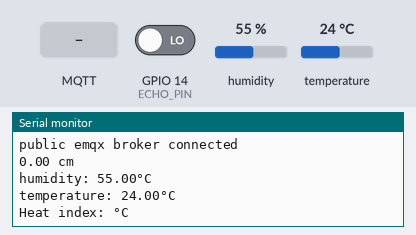
The sketch below on a simulated ESP8266 (NodeMCU). Shown: the last lines printed to the serial monitor. The test bench sets the inputs (shaded band); at power-on: humidity 55 %, GPIO 14 (ECHO_PIN) LOW, temperature 24 °C. WiFi joins after 1.5 s; servers stay silent unless stated; no MQTT or app messages arrive unless stated.

Above: at 2.7 s.
2.8 s: MQTT message "1" arrives on the first subscribed topic
At 4.4 s:
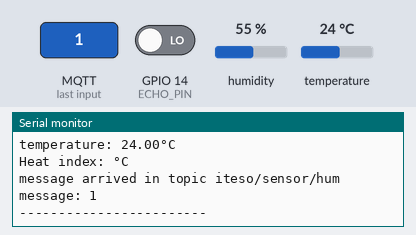
5.0 s: MQTT message "on" arrives on the first subscribed topic
At 6.2 s:
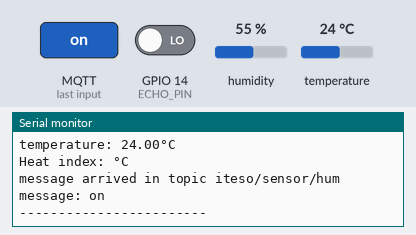
7.1 s: MQTT message "off" arrives on the first subscribed topic
At 8.5 s:
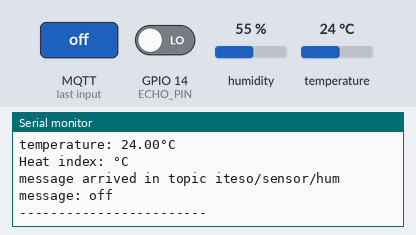
9.1 s: MQTT message "1" arrives on the second subscribed topic
At 10.0 s:
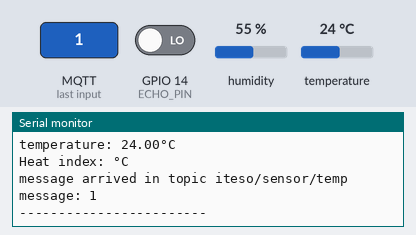
11.1 s: MQTT message "1" arrives on the third subscribed topic
At 12.5 s:
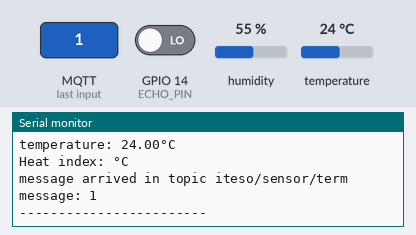
13.1 s: humidity set to 22 %
At 15.4 s:
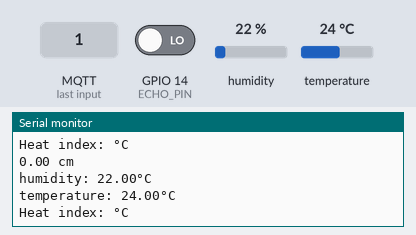

Measured:
- after the input at 2.8 s, the serial monitor: prints a new line after 0.79 s (image 1)
- after the input at 5.0 s, the serial monitor: prints a new line after 0.61 s (image 2)
- after the input at 7.1 s, the serial monitor: prints a new line after 0.54 s (image 3)
- after the input at 9.1 s, the serial monitor: prints a new line after 0.57 s (image 4)
- after the input at 11.1 s, the serial monitor: prints a new line after 0.60 s (image 5)
- after the input at 13.1 s, the serial monitor: prints a new line after 1.6 s (image 6)

The sketch:

relay.ino
```cpp
#include <ESP8266WiFi.h>
#include <PubSubClient.h>
#include "DHT.h"

#define RELAY 15  // Pin donde esta el relay

//No sirve profe, no sabemos por que :'/

const int TRIGGER_PIN = 12;
const int ECHO_PIN = 14;
#define MAX_DISTANCE 200


#define DHTTYPE DHT11
#define DHTPIN 5


// WIFI --- Set these to your desired credentials
const char *ssid = "Tenda_53CAF0";
const char *password = "piramide2";

// MQTT Broker
const char *mqtt_broker = "192.168.0.177";
const char *topic_hum = "iteso/sensor/hum";
const char *topic_temp = "iteso/sensor/temp";
const char *topic_term = "iteso/sensor/term";
const char *topic_ultra = "iteso/sensor/ultra";
const char *mqtt_username = "homeassistant";
const char *mqtt_password = "ahphailiChaefoh1aengeizohxe3ies4ohlahahsie7vo3AideehaeNaiv8aek2s";
const int mqtt_port = 1883;

WiFiClient espClient;
PubSubClient client(espClient);

DHT dht(DHTPIN, DHTTYPE, 27);
double temperatura, humedad;
long duration;
float distance;


void setup() {
    Serial.begin(115200);
    dht.begin();

  WiFi.begin(ssid, password);

  while(WiFi.status() != WL_CONNECTED) {
    delay(500);
    Serial.println("connecting to wifi...");
  }

  Serial.println("connected to wifi network");
  //connecting to mqtt broker
  client.setServer(mqtt_broker, mqtt_port);
  client.setCallback(callback);
  while(!client.connected()){
    String client_id = "esp8266-client-";
    client_id += String(WiFi.macAddress());
    Serial.printf("the client %s connects to mqtt broker \n", client_id.c_str());
    if(client.connect(client_id.c_str(), mqtt_username, mqtt_password)) {
      Serial.println("public emqx broker connected");
    } else {
      Serial.print("fail with state ");
      Serial.println(client.state());
      delay(1000);
    }
  }
  //publish & subscribe
  client.publish(topic_hum, "1");
  client.publish(topic_temp, "1");
  client.publish(topic_term, "1");
  client.publish(topic_ultra, "1");

  client.subscribe(topic_hum);
  client.subscribe(topic_temp);
  client.subscribe(topic_term);
  client.subscribe(topic_ultra);

}

void callback(char *topic, byte *payload, unsigned int length) {
  Serial.print("message arrived in topic ");
  Serial.println(topic);

  Serial.print("message: ");
  for(int i = 0; i < length; i++) {
    Serial.print((char) payload[i]);
  }
  Serial.println();
  Serial.println("------------------------");
}

void loop() {
  client.loop();

  // ---- SENSORES ----
  //float dist_ultrasonic = sonar.ping_cm();

  digitalWrite(TRIGGER_PIN, LOW);   // Makes trigPin low
  delayMicroseconds(2);       // 2 micro second delay

  digitalWrite(TRIGGER_PIN, HIGH);  // tigPin high
  delayMicroseconds(10);      // trigPin high for 10 micro seconds
  digitalWrite(TRIGGER_PIN, LOW);   // trigPin low

  duration = pulseIn(ECHO_PIN, HIGH);   //Read echo pin, time in microseconds
  distance = duration*0.034/2;        //Calculating actual/real distance

  float humidity = dht.readHumidity();
  float temperature = dht.readTemperature();

  if(isnan(humidity) || isnan(temperature)) {
      Serial.println("Failed to read from DHT sensor");
  }

    //float sensacionTermica = dht.computeHeatIndex(temperature, humidity, false);

    Serial.print(distance);
    Serial.println(" cm");

    Serial.print("humidity: ");
    Serial.print(humidity);
    Serial.println("°C");

    Serial.print("temperature: ");
    Serial.print(temperature);
    Serial.println("°C");

    Serial.print("Heat index: ");
    //Serial.print(sensacionTermica);
    Serial.println("°C");
    Serial.println();

    // send to mqtt

  char buff[16];

    itoa(humidity, buff, 10);
    client.publish(topic_hum, buff);
    itoa(temperature, buff, 10);
    client.publish(topic_temp, buff);
//    itoa(sensacionTermica, buff, 10);
//    client.publish(topic_term, buff);
    itoa(distance, buff, 10);
    client.publish(topic_ultra, buff);


    delay(1000);

  // ----------------


//  WiFiClient client = server.available(); // listen for incoming clients
//
//  if(client) {                        //if you get a client
//    Serial.println("New Client");     //print message out the serial port
//    String currentLine = "";          // make string to hold incoing data from client
//    while(client.connected()) {
//      if(client.available()) {
//        char c = client.read();
//        Serial.write(c);
//        if(c == '\n') {
//          // if current line is blank, you got 2 newline characters in a row
//          // that's the end of the client HTTP request, so send a response
//          if(currentLine.length() == 0) {
//            // HTTP headers always start with a responde code and a content-type so the client knows what's coming, then a blank line:
//            client.println("HTTP/1.1 200 OK");
//            client.println("Content-type:text/html");
//            client.println();
//
//            // the content of the HTTP response follows the header:
//            client.print("Click <a href=\"/L\">here</a> to turn ON the RELAY.<br>");
//            client.print("Click <a href=\"/H\">here</a> to turn OFF the RELAY.<br>");
//
//            // the HTTP response ends with another blank line:
//            client.println();
//
//            break;
//          } else { // if you got a newline, clear currentLine
//            currentLine = "";
//          }
//        } else if (c != '\r') { // if you got anything else but a carriage return character, ass it to the end of the currentLine
//          currentLine += c;
//        }
//
//
//        // check to see if the client request was "GET /H" or "GET /L":
//        if(currentLine.endsWith("GET /H")) {
//          digitalWrite(RELAY, HIGH);      // GET /H turns RELAY off
//        }
//
//        if(currentLine.endsWith("GET /L")) {
//          digitalWrite(RELAY, LOW);      // GET /H turns RELAY on
//        }
//
//      }
//    }
//    //close the connection
//    client.stop();
//    Serial.println("Client disconnected");
//  }

}
```
